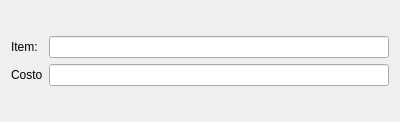
<?xml version="1.0" encoding="UTF-8"?>
<ui version="4.0">
 <class>HContainer_generic</class>
 <widget class="QWidget" name="HContainer_generic">
  <property name="geometry">
   <rect>
    <x>0</x>
    <y>0</y>
    <width>400</width>
    <height>122</height>
   </rect>
  </property>
  <property name="windowTitle">
   <string>Aggiungi item</string>
  </property>
  <layout class="QVBoxLayout" name="verticalLayout">
   <item>
    <layout class="QGridLayout" name="gridLayout">
     <item row="0" column="0">
      <widget class="QLabel" name="label">
       <property name="text">
        <string>Item:</string>
       </property>
      </widget>
     </item>
     <item row="0" column="1">
      <widget class="QLineEdit" name="leItem"/>
     </item>
     <item row="1" column="0">
      <widget class="QLabel" name="label_2">
       <property name="text">
        <string>Costo</string>
       </property>
      </widget>
     </item>
     <item row="1" column="1">
      <widget class="QLineEdit" name="leCosto"/>
     </item>
    </layout>
   </item>
  </layout>
 </widget>
 <resources/>
 <connections/>
</ui>
